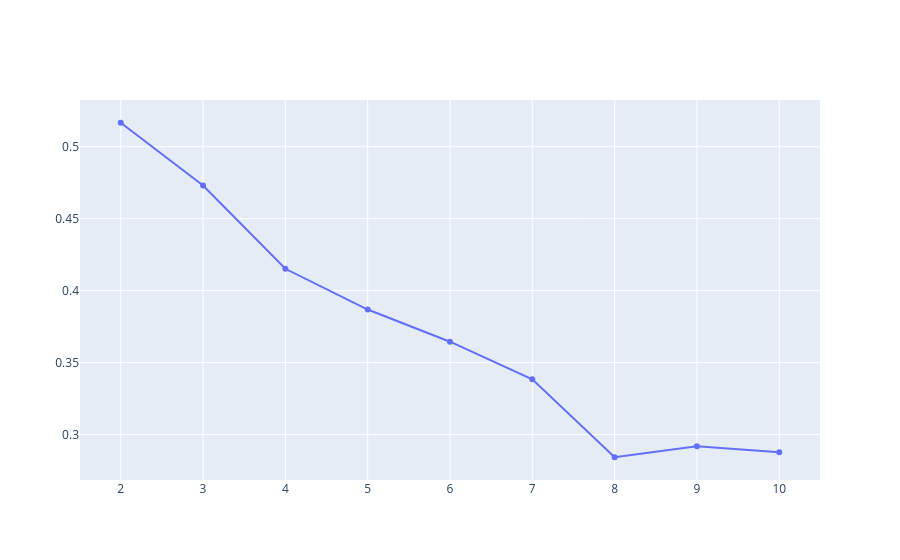

Notebook code cell kept with this figure:
### Code cell
#Visualize the results of the elbow method
fig = go.Figure(data=go.Scatter(x=list(range(2, 11)), y=silhouette_scores))
fig

### Figure 1 — Plotly figure (JSON) as saved in the notebook; plotly's stock layout.template omitted (floating-point values rounded to 4 significant figures)
{"data": [{"type": "scatter", "x": [2, 3, 4, 5, 6, 7, 8, 9, 10], "y": [0.5166, 0.4731, 0.4152, 0.3869, 0.3645, 0.3384, 0.2843, 0.2919, 0.2877]}], "layout": {}}
